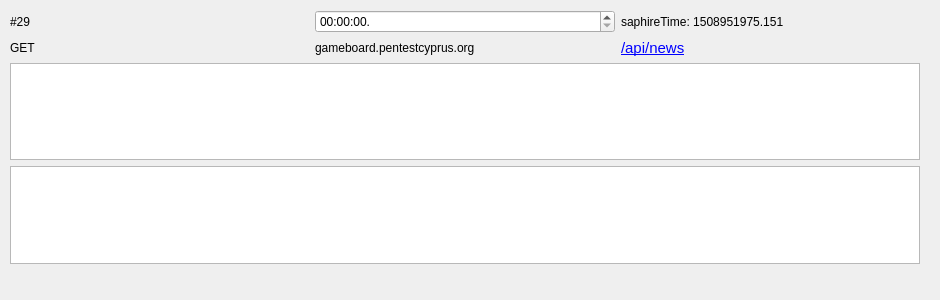
<?xml version="1.0" encoding="UTF-8"?>
<ui version="4.0">
 <class>Form</class>
 <widget class="QWidget" name="Form">
  <property name="geometry">
   <rect>
    <x>0</x>
    <y>0</y>
    <width>940</width>
    <height>300</height>
   </rect>
  </property>
  <property name="sizePolicy">
   <sizepolicy hsizetype="Minimum" vsizetype="Minimum">
    <horstretch>0</horstretch>
    <verstretch>0</verstretch>
   </sizepolicy>
  </property>
  <property name="windowTitle">
   <string>Form</string>
  </property>
  <widget class="QWidget" name="">
   <property name="geometry">
    <rect>
     <x>10</x>
     <y>10</y>
     <width>910</width>
     <height>254</height>
    </rect>
   </property>
   <layout class="QVBoxLayout" name="verticalLayout">
    <item>
     <layout class="QHBoxLayout" name="horizontalLayout">
      <property name="sizeConstraint">
       <enum>QLayout::SetMinimumSize</enum>
      </property>
      <item>
       <widget class="QLabel" name="label">
        <property name="sizePolicy">
         <sizepolicy hsizetype="Minimum" vsizetype="Minimum">
          <horstretch>0</horstretch>
          <verstretch>0</verstretch>
         </sizepolicy>
        </property>
        <property name="text">
         <string>#29</string>
        </property>
       </widget>
      </item>
      <item>
       <widget class="QTimeEdit" name="timeEdit">
        <property name="time">
         <time>
          <hour>20</hour>
          <minute>59</minute>
          <second>59</second>
         </time>
        </property>
        <property name="maximumDateTime">
         <datetime>
          <hour>23</hour>
          <minute>59</minute>
          <second>59</second>
          <year>2000</year>
          <month>1</month>
          <day>7</day>
         </datetime>
        </property>
        <property name="minimumDate">
         <date>
          <year>2000</year>
          <month>1</month>
          <day>7</day>
         </date>
        </property>
        <property name="displayFormat">
         <string notr="true">HH:mm:ss.</string>
        </property>
        <property name="timeSpec">
         <enum>Qt::LocalTime</enum>
        </property>
       </widget>
      </item>
      <item>
       <widget class="QLabel" name="label_2">
        <property name="text">
         <string>saphireTime: 1508951975.151</string>
        </property>
       </widget>
      </item>
     </layout>
    </item>
    <item>
     <layout class="QHBoxLayout" name="horizontalLayout_2">
      <item>
       <widget class="QLabel" name="label_3">
        <property name="text">
         <string>GET</string>
        </property>
       </widget>
      </item>
      <item>
       <widget class="QLabel" name="label_4">
        <property name="text">
         <string>&lt;html&gt;&lt;body&gt;&lt;p&gt;gameboard.pentestcyprus.org&lt;/p&gt;&lt;/body&gt;&lt;/html&gt;</string>
        </property>
       </widget>
      </item>
      <item>
       <widget class="QLabel" name="label_5">
        <property name="text">
         <string>&lt;!DOCTYPE HTML PUBLIC &quot;-//W3C//DTD HTML 4.0//EN&quot; &quot;http://www.w3.org/TR/REC-html40/strict.dtd&quot;&gt;
&lt;html&gt;&lt;head&gt;&lt;meta name=&quot;qrichtext&quot; content=&quot;1&quot; /&gt;&lt;style type=&quot;text/css&quot;&gt;
p, li { white-space: pre-wrap; }
&lt;/style&gt;&lt;/head&gt;&lt;body style=&quot; font-family:'Ubuntu'; font-size:11pt; font-weight:400; font-style:normal;&quot;&gt;
&lt;p style=&quot; margin-top:12px; margin-bottom:12px; margin-left:0px; margin-right:0px; -qt-block-indent:0; text-indent:0px;&quot;&gt;&lt;a href=&quot;gameboard.pentestcyprus.org/api/news&quot;&gt;&lt;span style=&quot; color:#0000ff;&quot;&gt;/api/news&lt;/span&gt;&lt;/a&gt;&lt;/p&gt;&lt;/body&gt;&lt;/html&gt;</string>
        </property>
       </widget>
      </item>
     </layout>
    </item>
    <item>
     <widget class="QTableView" name="tableView"/>
    </item>
    <item>
     <widget class="QListWidget" name="listWidget"/>
    </item>
   </layout>
  </widget>
 </widget>
 <resources/>
 <connections/>
</ui>
